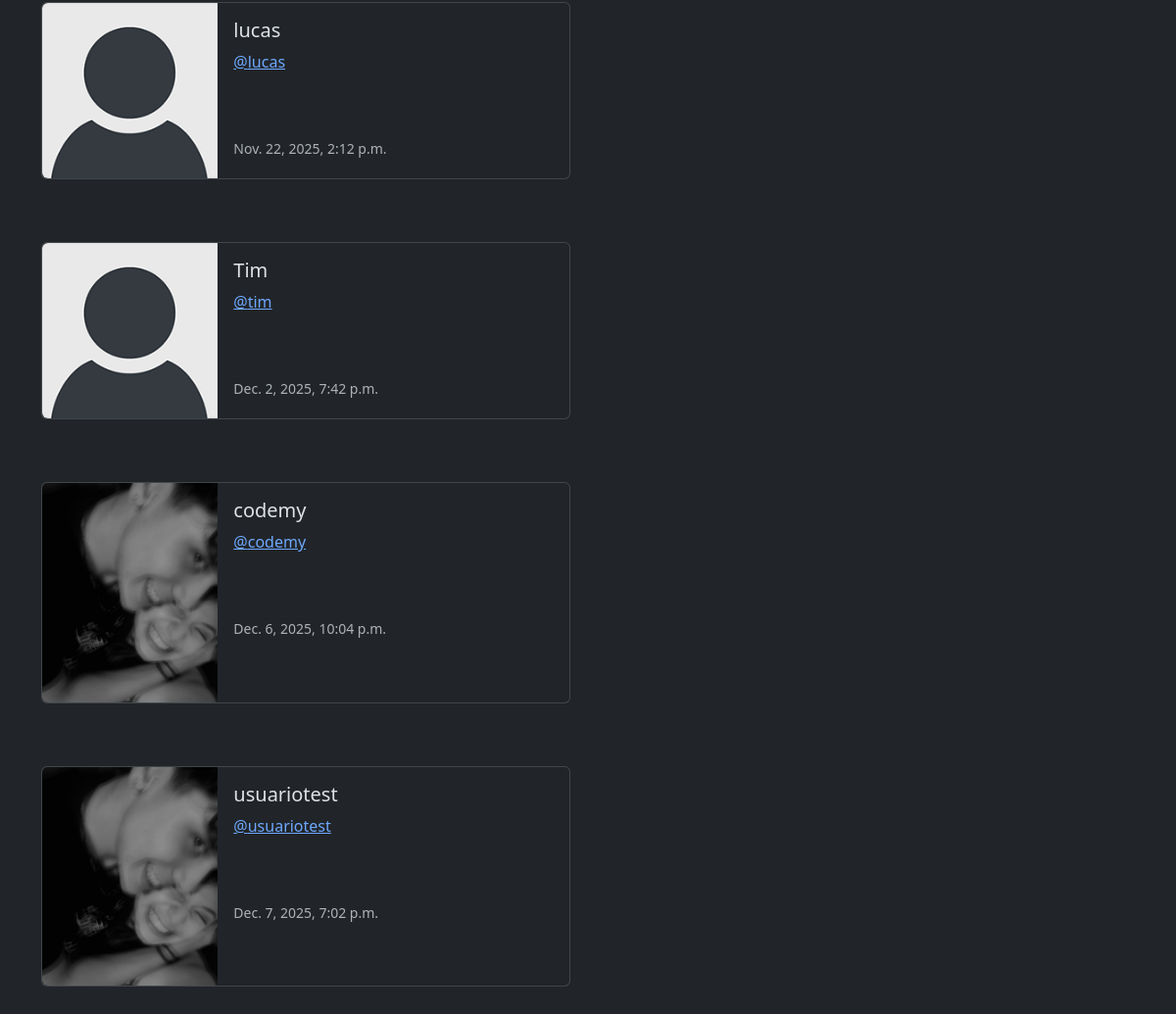
Before: /profile_list/ (signed in, lower part) with the older database file.
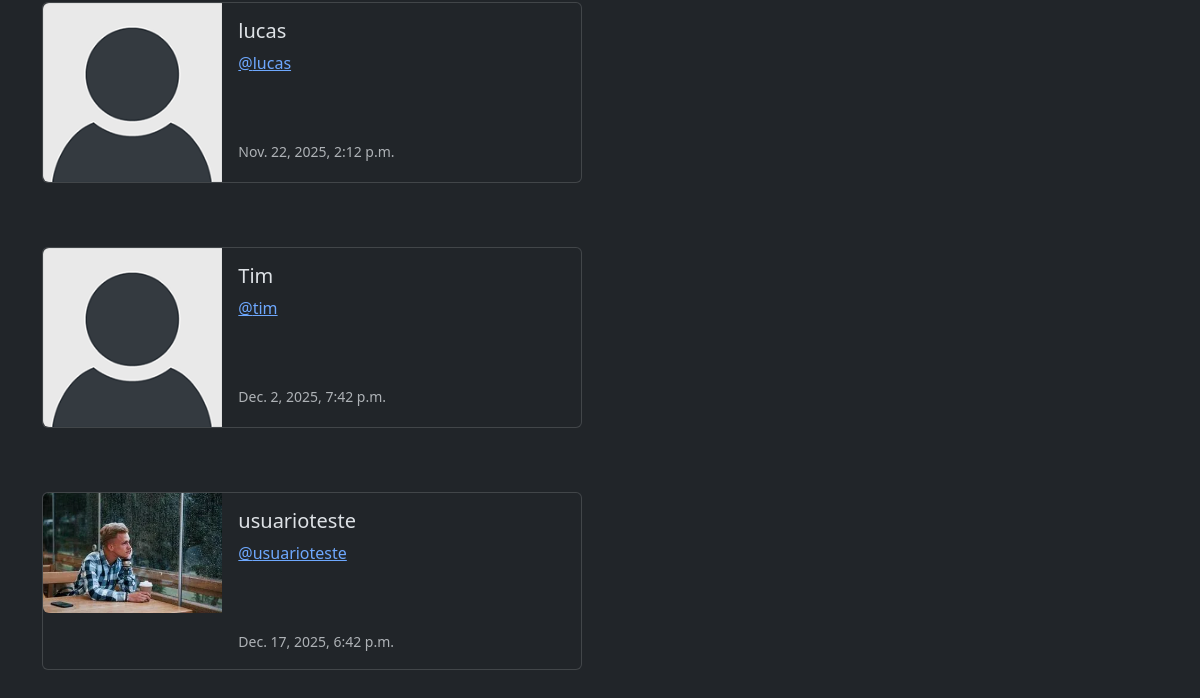
After: the same page with the newer database file.
### buzzline/models.py (models this page shows, shortened)
class Profile(models.Model):
    user = models.OneToOneField(User, on_delete=models.CASCADE) # UM USUARIO TERÁ 1 PERFIL, LOGO 1 PERFIL TERÁ APENAS 1 USUARIO
    follows = models.ManyToManyField("self", # UM PERFIL PODE SEGUIR MUITOS PERFIS
        related_name="followed_by", # QUEM SEGUE ESSE PERFIL
        symmetrical=False, # A PESSOA QUE SEGUE O OUTRO NÃO PRECISA SEGUIR DE VOLTA
        blank=True #NÃO É OBRIGADO A SEGUIR ALGUEM ESSE VALOR PODE SER VAZIO
        )
    date_modified = models.DateTimeField(User, auto_now=True)
    profile_image = models.ImageField(null=True, blank=True, upload_to='images/')
    profile_bio = models.CharField(null=True, blank=True, max_length=500)
    homepage_link = models.CharField(null=True, blank=True, max_length=100)
    facebook_link = models.CharField(null=True, blank=True, max_length=100)
    instagram_link = models.CharField(null=True, blank=True, max_length=100)
    linkedin_link = models.CharField(null=True, blank=True, max_length=100)

### buzzline/views.py (the view)
# urls.py: path('profile_list/', views.profile_list, name='profile_list'),
def profile_list(request):
    if request.user.is_authenticated:
        profiles = Profile.objects.exclude(user=request.user)
        return render(request, 'profile_list.html', {"profiles":profiles })
    else:
        messages.success(request, ("Você precisa estar logado para ver essa página"))
        return redirect('home')

### buzzline/templates/profile_list.html (shortened to what this page needs)
{% extends 'base.html' %}
{% load static %}
{% block content %}
<br />
{% if profiles %}
    {% for profile in profiles %}
    <div class="card mb-3" style="max-width: 540px;">
  <div class="row g-0">
    <div class="col-md-4">
      {% if profile.profile_image %}
        <img src="{{ profile.profile_image.url }}" width="200" height="200" class="img-fluid rounded-start" alt="{{ profile.user.username }}">
      {% else %}
        <img src="{% static '/images/default_profile_pic.png' %}" class="img-fluid rounded-start" alt="Profile Image">
      {% endif %}
    </div>
    <div class="col-md-8">
      <div class="card-body">
        <h5 class="card-title">{{ profile.user.username }}</h5>
        <p class="card-text"><a href="{% url 'profile' profile.user.id %}"> @{{ profile.user.username|lower }}</a></p>
        <br /><br />
        <p class="card-text"><small class="text-body-secondary">{{ profile.date_modified }}</small></p>
      </div>
    </div>
  </div>
</div>
<br /><br />
    {% endfor %}
{% endif %}
{% endblock %}

Changed rows visible on the page:
removed Profile: profile_image (picture), user.username "codemy", date_modified "Dec. 6, 2025, 10:04 p.m."
removed Profile: profile_image (picture), user.username "usuariotest", date_modified "Dec. 7, 2025, 7:02 p.m."
added Profile: profile_image (picture), user.username "usuarioteste", date_modified "Dec. 17, 2025, 6:42 p.m."
